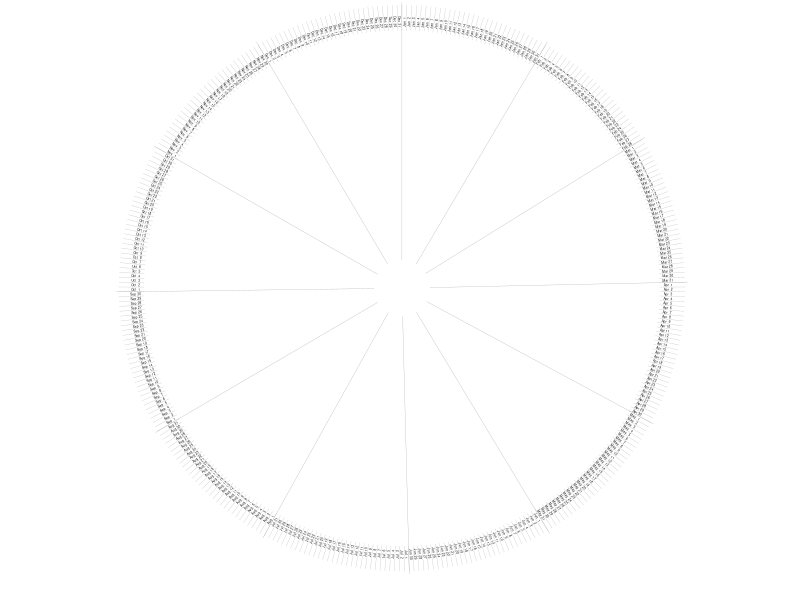

The R source for this figure:
library(tidyverse)

setwd('circle-calendar/')

# plot all days of year in a line

my_year <- 2025

year_start <- as_datetime(
  paste0(
    my_year,
    '-01-01 12:00:00'
    )
)

year_end <- as_datetime(
  paste0(
    my_year,
    '-12-31 12:00:00'
  )
)

this_year_dates <-
  seq(
    year_start,
    year_end,
    '1 day'
  )

n_days_in_year <- length(this_year_dates)

dates_df <- data.frame(
  date = this_year_dates
) %>%
  mutate(
    pct_around = (interval(year_start, date) %/% days(1)) / n_days_in_year,
    angle = ifelse(
      pct_around <= 0.5,
      90 - pct_around * 180/0.5,
      90 - (pct_around - 0.5) * 180/0.5
    ),
    date_text = format(date, '%b %e'),
    x_text = date,
    y_text = 0.95,
    x_day_seg_start = this_year_dates - hours(12),
    x_day_seg_end = this_year_dates - hours(12),
    y_day_seg_start = 0.92,
    y_day_seg_end = 1.01
  )

month_lines_df <- data.frame(
  x_start = ceiling_date(
    seq(
      year_start,
      year_end,
      by = "1 month"),
    "month"),
  y_start = 0.1,
  y_end = 1.02
) %>%
  mutate(
    x_end = x_start
  )


ggplot(
  data = dates_df,
  mapping = aes(
    x = date
  )
) +
  coord_polar() +
  geom_text(
    mapping = aes(
      x = x_text,
      y = y_text,
      angle = angle,
      label = date_text
    ),
    size = 0.8
  ) +
  
  # months segments
  geom_segment(
    data = month_lines_df,
    mapping = aes(
      x = x_start,
      xend = x_end,
      y = y_start,
      yend = y_end
    ),
    size = 0.1,
    color = '#aaaaaa'
  ) +
  
  # days segments
  geom_segment(
    mapping = aes(
      x = x_day_seg_start,
      xend = x_day_seg_end,
      y = y_day_seg_start,
      yend = y_day_seg_end
    ),
    size = 0.1,
    color = '#bbbbbb'
  ) +
  
  scale_x_datetime(
    name = '',
    limits = as_datetime(c(
      '2025-01-01 00:00:00',
      '2026-01-01 00:00:00'
    )),
    # breaks = '1 day',
    # date_labels = '%e'
  ) +
  scale_y_continuous(
    limits = c(0, 1.02)
  ) +
  theme_bw() + 
  theme(
    plot.margin = unit(c(-50,-50,-50,-50), unit='pt'),
    panel.border = element_blank(),
    panel.grid = element_blank(),
    axis.title.y = element_blank(),
    axis.text = element_blank(),
    axis.ticks.y = element_blank(),
  )
